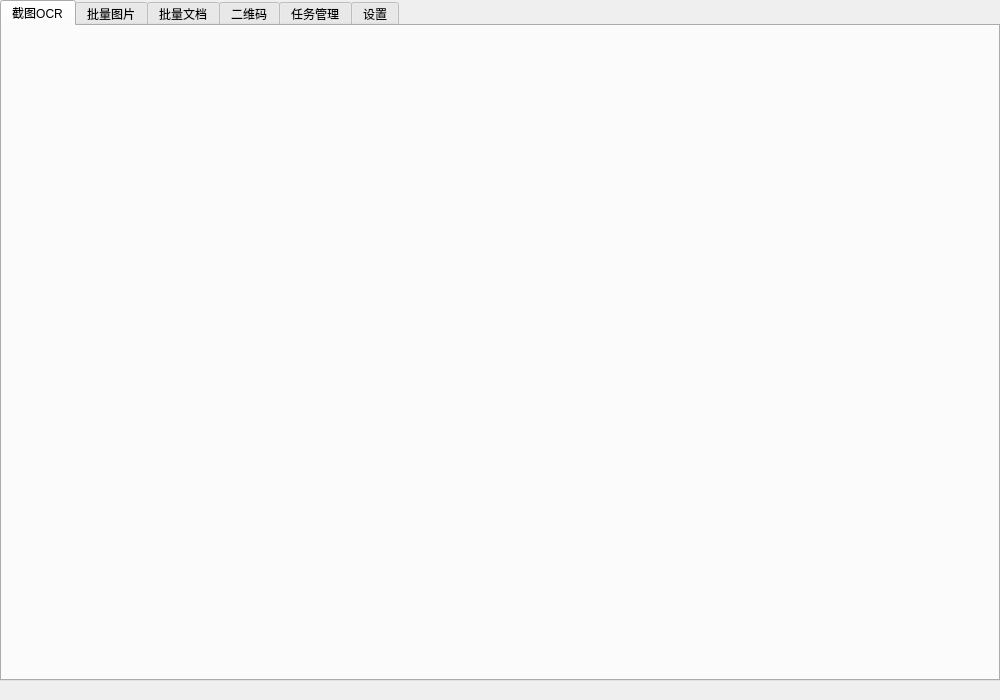
<?xml version="1.0" encoding="UTF-8"?>
<ui version="4.0">
 <class>MainWindow</class>
 <widget class="QMainWindow" name="MainWindow">
  <property name="geometry">
   <rect>
    <x>0</x>
    <y>0</y>
    <width>1000</width>
    <height>700</height>
   </rect>
  </property>
  <property name="windowTitle">
   <string>Umi-OCR</string>
  </property>

  <!-- 主窗口中心部件 -->
  <widget class="QWidget" name="centralWidget">
   <layout class="QVBoxLayout" name="verticalLayout_main">
    <property name="leftMargin">
     <number>0</number>
    </property>
    <property name="topMargin">
     <number>0</number>
    </property>
    <property name="rightMargin">
     <number>0</number>
    </property>
    <property name="bottomMargin">
     <number>0</number>
    </property>
    <property name="spacing">
     <number>0</number>
    </property>

    <!-- 标签页容器 -->
    <item>
     <widget class="QTabWidget" name="tabWidget">
      <property name="focusPolicy">
       <enum>Qt::NoFocus</enum>
      </property>
      <property name="tabPosition">
       <enum>QTabWidget::North</enum>
      </property>
      <property name="tabShape">
       <enum>QTabWidget::Rounded</enum>
      </property>
      <property name="documentMode">
       <bool>false</bool>
      </property>
      <property name="tabsClosable">
       <bool>false</bool>
      </property>
      <property name="movable">
       <bool>false</bool>
      </property>

      <!-- 截图 OCR 页面 -->
      <widget class="QWidget" name="pageScreenshotOcr">
       <attribute name="title">
        <string>截图OCR</string>
       </attribute>
       <layout class="QVBoxLayout" name="verticalLayoutScreenshot">
        <property name="spacing">
         <number>0</number>
        </property>
        <property name="leftMargin">
         <number>0</number>
        </property>
        <property name="topMargin">
         <number>0</number>
        </property>
        <property name="rightMargin">
         <number>0</number>
        </property>
        <property name="bottomMargin">
         <number>0</number>
        </property>
       </layout>
      </widget>

      <!-- 批量图片 OCR 页面 -->
      <widget class="QWidget" name="pageBatchOcr">
       <attribute name="title">
        <string>批量图片</string>
       </attribute>
       <layout class="QVBoxLayout" name="verticalLayoutBatchOcr">
        <property name="spacing">
         <number>0</number>
        </property>
        <property name="leftMargin">
         <number>0</number>
        </property>
        <property name="topMargin">
         <number>0</number>
        </property>
        <property name="rightMargin">
         <number>0</number>
        </property>
        <property name="bottomMargin">
         <number>0</number>
        </property>
       </layout>
      </widget>

      <!-- 批量文档 OCR 页面 -->
      <widget class="QWidget" name="pageBatchDoc">
       <attribute name="title">
        <string>批量文档</string>
       </attribute>
       <layout class="QVBoxLayout" name="verticalLayoutBatchDoc">
        <property name="spacing">
         <number>0</number>
        </property>
        <property name="leftMargin">
         <number>0</number>
        </property>
        <property name="topMargin">
         <number>0</number>
        </property>
        <property name="rightMargin">
         <number>0</number>
        </property>
        <property name="bottomMargin">
         <number>0</number>
        </property>
       </layout>
      </widget>

      <!-- 二维码页面 -->
      <widget class="QWidget" name="pageQrcode">
       <attribute name="title">
        <string>二维码</string>
       </attribute>
       <layout class="QVBoxLayout" name="verticalLayoutQrcode">
        <property name="spacing">
         <number>0</number>
        </property>
        <property name="leftMargin">
         <number>0</number>
        </property>
        <property name="topMargin">
         <number>0</number>
        </property>
        <property name="rightMargin">
         <number>0</number>
        </property>
        <property name="bottomMargin">
         <number>0</number>
        </property>
       </layout>
      </widget>

      <!-- 任务管理器页面 -->
      <widget class="QWidget" name="pageTaskManager">
       <attribute name="title">
        <string>任务管理</string>
       </attribute>
       <layout class="QVBoxLayout" name="verticalLayout_TaskManager">
        <property name="spacing">
         <number>10</number>
        </property>
        <property name="leftMargin">
         <number>10</number>
        </property>
        <property name="topMargin">
         <number>10</number>
        </property>
        <property name="rightMargin">
         <number>10</number>
        </property>
        <property name="bottomMargin">
         <number>10</number>
        </property>
        <item>
         <layout class="QHBoxLayout" name="horizontalLayout_TM_Header">
          <item>
           <widget class="QLabel" name="label_title">
            <property name="font">
             <font>
              <pointsize>14</pointsize>
              <weight>75</weight>
              <bold>true</bold>
             </font>
            </property>
            <property name="text">
             <string>任务管理器</string>
            </property>
           </widget>
          </item>
          <item>
           <spacer name="horizontalSpacer_TM">
            <property name="orientation">
             <enum>Qt::Horizontal</enum>
            </property>
            <property name="sizeHint" stdset="0">
             <size>
              <width>40</width>
              <height>20</height>
             </size>
            </property>
           </spacer>
          </item>
          <item>
           <widget class="QPushButton" name="btn_pause_all">
            <property name="text">
             <string>暂停全部</string>
            </property>
           </widget>
          </item>
          <item>
           <widget class="QPushButton" name="btn_resume_all">
            <property name="text">
             <string>恢复全部</string>
            </property>
           </widget>
          </item>
          <item>
           <widget class="QPushButton" name="btn_clear_completed">
            <property name="text">
             <string>清空已完成</string>
            </property>
           </widget>
          </item>
         </layout>
        </item>
        <item>
         <widget class="QScrollArea" name="scrollArea">
          <property name="widgetResizable">
           <bool>true</bool>
          </property>
          <property name="frameShape">
           <enum>QFrame::NoFrame</enum>
          </property>
          <widget class="QWidget" name="scrollAreaWidgetContents">
           <property name="geometry">
            <rect>
             <x>0</x>
             <y>0</y>
             <width>782</width>
             <height>542</height>
            </rect>
           </property>
           <layout class="QVBoxLayout" name="verticalLayout_cards">
            <property name="spacing">
             <number>10</number>
            </property>
            <item>
             <spacer name="verticalSpacer_TM">
              <property name="orientation">
               <enum>Qt::Vertical</enum>
              </property>
              <property name="sizeHint" stdset="0">
               <size>
                <width>20</width>
                <height>40</height>
               </size>
              </property>
             </spacer>
            </item>
           </layout>
          </widget>
         </widget>
        </item>
       </layout>
      </widget>

      <!-- 设置页面 -->
      <widget class="QWidget" name="pageSettings">
       <attribute name="title">
        <string>设置</string>
       </attribute>
       <layout class="QHBoxLayout" name="horizontalLayout_Settings">
        <property name="spacing">
         <number>0</number>
        </property>
        <property name="leftMargin">
         <number>0</number>
        </property>
        <property name="topMargin">
         <number>0</number>
        </property>
        <property name="rightMargin">
         <number>0</number>
        </property>
        <property name="bottomMargin">
         <number>0</number>
        </property>
        <item>
         <widget class="QListWidget" name="listWidget_sidebar">
          <property name="maximumSize">
           <size>
            <width>200</width>
            <height>16777215</height>
           </size>
          </property>
         </widget>
        </item>
        <item>
         <widget class="QStackedWidget" name="stackedWidget_pages">
          <widget class="QWidget" name="page_general">
           <layout class="QVBoxLayout" name="verticalLayout_general">
            <item>
             <widget class="QLabel" name="label_general">
              <property name="text">
               <string>常规设置</string>
              </property>
              <property name="font">
               <font>
                <pointsize>12</pointsize>
                <weight>75</weight>
                <bold>true</bold>
               </font>
              </property>
             </widget>
            </item>
            <item>
             <spacer name="verticalSpacer_general">
              <property name="orientation">
               <enum>Qt::Vertical</enum>
              </property>
              <property name="sizeHint" stdset="0">
               <size>
                <width>20</width>
                <height>40</height>
               </size>
              </property>
             </spacer>
            </item>
           </layout>
          </widget>
          <widget class="QWidget" name="page_ocr_engine">
           <layout class="QVBoxLayout" name="verticalLayout_engine">
            <item>
             <widget class="QLabel" name="label_engine">
              <property name="text">
               <string>OCR 引擎设置</string>
              </property>
              <property name="font">
               <font>
                <pointsize>12</pointsize>
                <weight>75</weight>
                <bold>true</bold>
               </font>
              </property>
             </widget>
            </item>
            <item>
             <spacer name="verticalSpacer_engine">
              <property name="orientation">
               <enum>Qt::Vertical</enum>
              </property>
              <property name="sizeHint" stdset="0">
               <size>
                <width>20</width>
                <height>40</height>
               </size>
              </property>
             </spacer>
            </item>
           </layout>
          </widget>
          <widget class="QWidget" name="page_cloud">
           <layout class="QVBoxLayout" name="verticalLayout_cloud">
            <item>
             <widget class="QLabel" name="label_cloud">
              <property name="text">
               <string>云服务设置</string>
              </property>
              <property name="font">
               <font>
                <pointsize>12</pointsize>
                <weight>75</weight>
                <bold>true</bold>
               </font>
              </property>
             </widget>
            </item>
            <item>
             <spacer name="verticalSpacer_cloud">
              <property name="orientation">
               <enum>Qt::Vertical</enum>
              </property>
              <property name="sizeHint" stdset="0">
               <size>
                <width>20</width>
                <height>40</height>
               </size>
              </property>
             </spacer>
            </item>
           </layout>
          </widget>
          <widget class="QWidget" name="page_model">
           <layout class="QVBoxLayout" name="verticalLayout_model">
            <item>
             <widget class="QLabel" name="label_model">
              <property name="text">
               <string>模型管理</string>
              </property>
              <property name="font">
               <font>
                <pointsize>12</pointsize>
                <weight>75</weight>
                <bold>true</bold>
               </font>
              </property>
             </widget>
            </item>
            <item>
             <spacer name="verticalSpacer_model">
              <property name="orientation">
               <enum>Qt::Vertical</enum>
              </property>
              <property name="sizeHint" stdset="0">
               <size>
                <width>20</width>
                <height>40</height>
               </size>
              </property>
             </spacer>
            </item>
           </layout>
          </widget>
         </widget>
        </item>
       </layout>
      </widget>

     </widget>
    </item>

   </layout>
  </widget>

  <!-- 状态栏 -->
  <widget class="QStatusBar" name="statusBar">
   <property name="sizeGripEnabled">
    <bool>false</bool>
   </property>
  </widget>

 </widget>
</ui>
